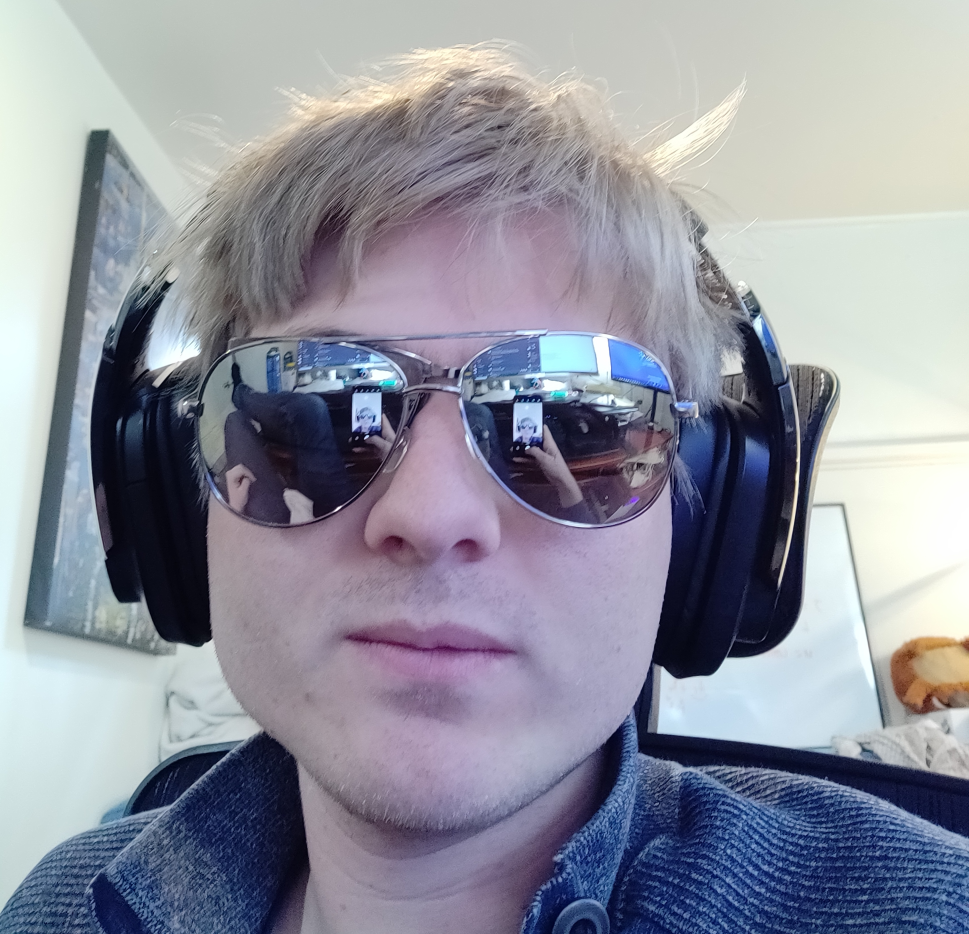
#> input picture aviatabors.jpg, 969 x 934 px
$ python svd_trial.py
#> lines starting #> are read from the running program, lines starting #| are printed output that depends on the picture
import cv2 # pyright: ignore[reportMissingImports]
import matplotlib.pyplot as plt
import numpy as np

img = 'aviatabors.jpg'
img_data = cv2.imread(img)
#> img_data is the input picture: shape (934, 969, 3); mean B, G, R 157.7, 145.4, 143.1

# Return the current image
def show_image(image, title:str, cmap):
    plt.imshow(image, cmap='gray')
    plt.title(title)
    plt.axis('off')
    plt.show()

# for color images / output
def svd_color(image, sv):
#> called with sv = 5
    B, G, R = cv2.split(image)
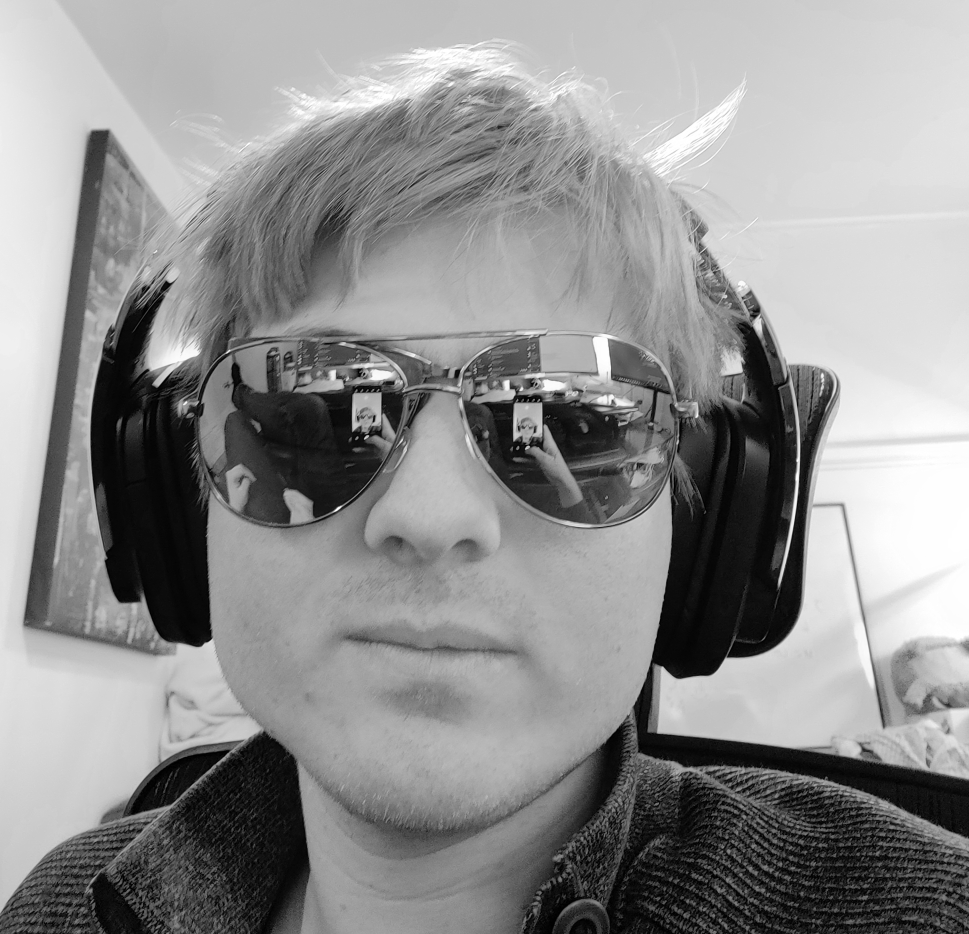
#> R: shape (934, 969); min 0, max 255, mean 143.1

    U_b, S_b, Vt_b = np.linalg.svd(B, full_matrices=False)
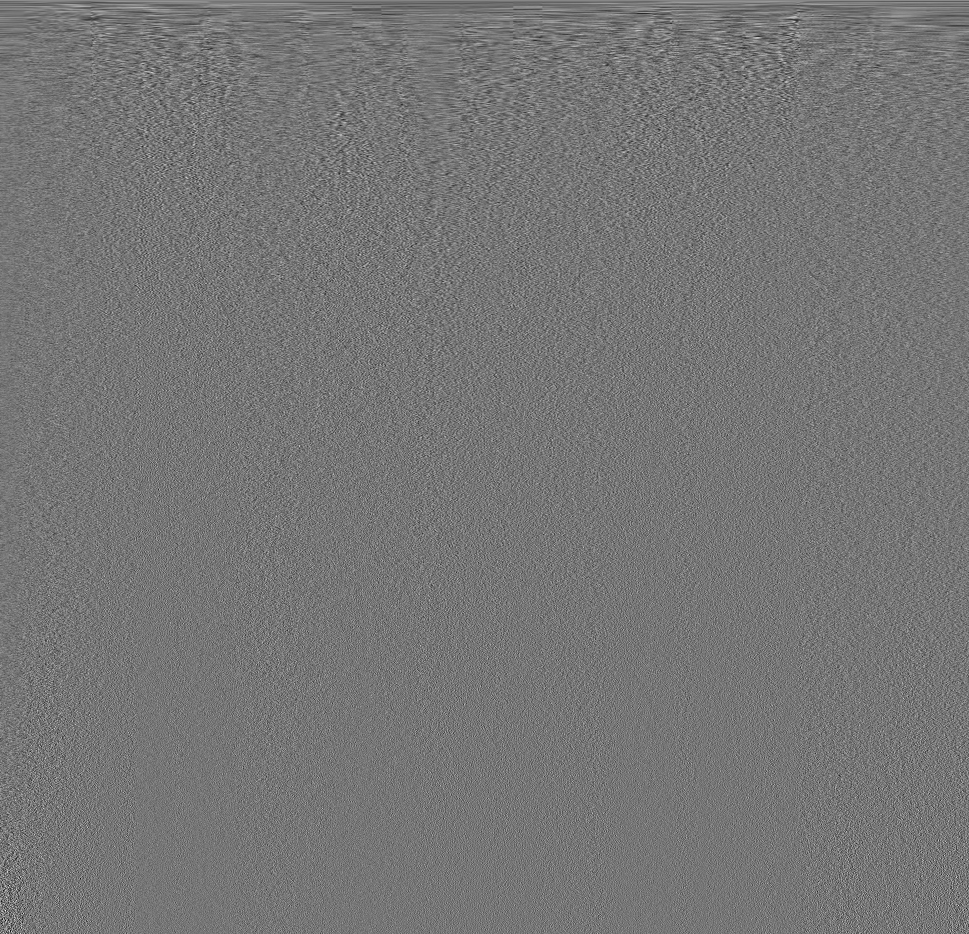
#> Vt_b: shape (934, 969) float64; min -0.218, max 0.252, mean 3.89e-05; drawn with min black and max white
#> S_b = 934 values, max 154034.7 at index 0, min 1.12 at index 933, mean 602.5
    U_g, S_g, Vt_g = np.linalg.svd(G, full_matrices=False)
#> S_g = 934 values, max 145994.8 at index 0, min 1.16 at index 933, mean 620.2
    U_r, S_r, Vt_r = np.linalg.svd(R, full_matrices=False)
#> S_r = 934 values, max 144095.4 at index 0, min 1.15 at index 933, mean 608.2

    R_comp = np.matrix(U_r[:, :sv]) * np.diag(S_r[:sv]) * np.matrix(Vt_r[:sv, :])
    G_comp = np.matrix(U_g[:, :sv]) * np.diag(S_g[:sv]) * np.matrix(Vt_g[:sv, :])
    B_comp = np.matrix(U_b[:, :sv]) * np.diag(S_b[:sv]) * np.matrix(Vt_b[:sv, :])
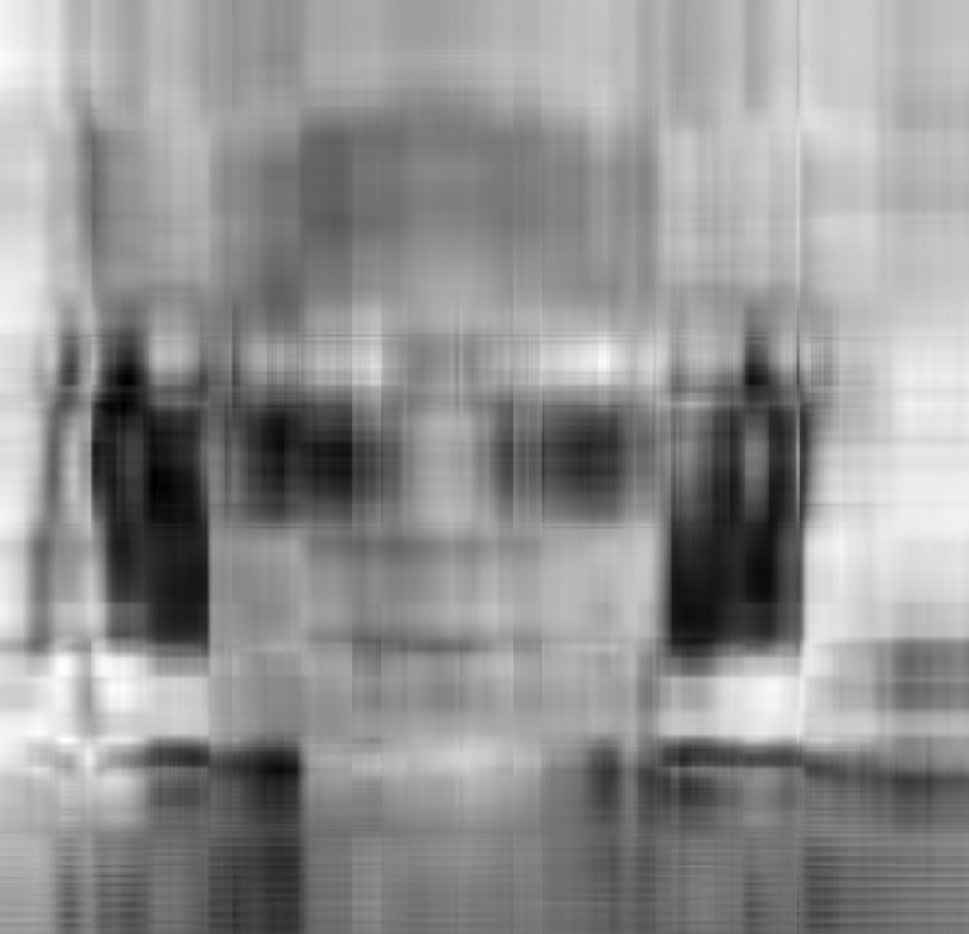
#> B_comp: shape (934, 969) float64; min -0.728, max 276.4, mean 157.7; drawn with min black and max white

    plt.subplot(1, 4, 1)
    plt.title('Red')
    plt.imshow(R_comp, cmap='Reds_r')
    plt.axis('off')

    plt.subplot(1, 4, 2)
    plt.imshow(B_comp, cmap='Blues_r')
    plt.title('Blue')
    plt.axis('off')

    plt.subplot(1, 4, 3)
    plt.imshow(G_comp, cmap='Greens_r')
    plt.title('Green')
    plt.axis('off')

    comp_full = cv2.merge([np.clip(R_comp, 1, 255), np.clip(G_comp, 1, 255), np.clip(B_comp, 1, 255)])
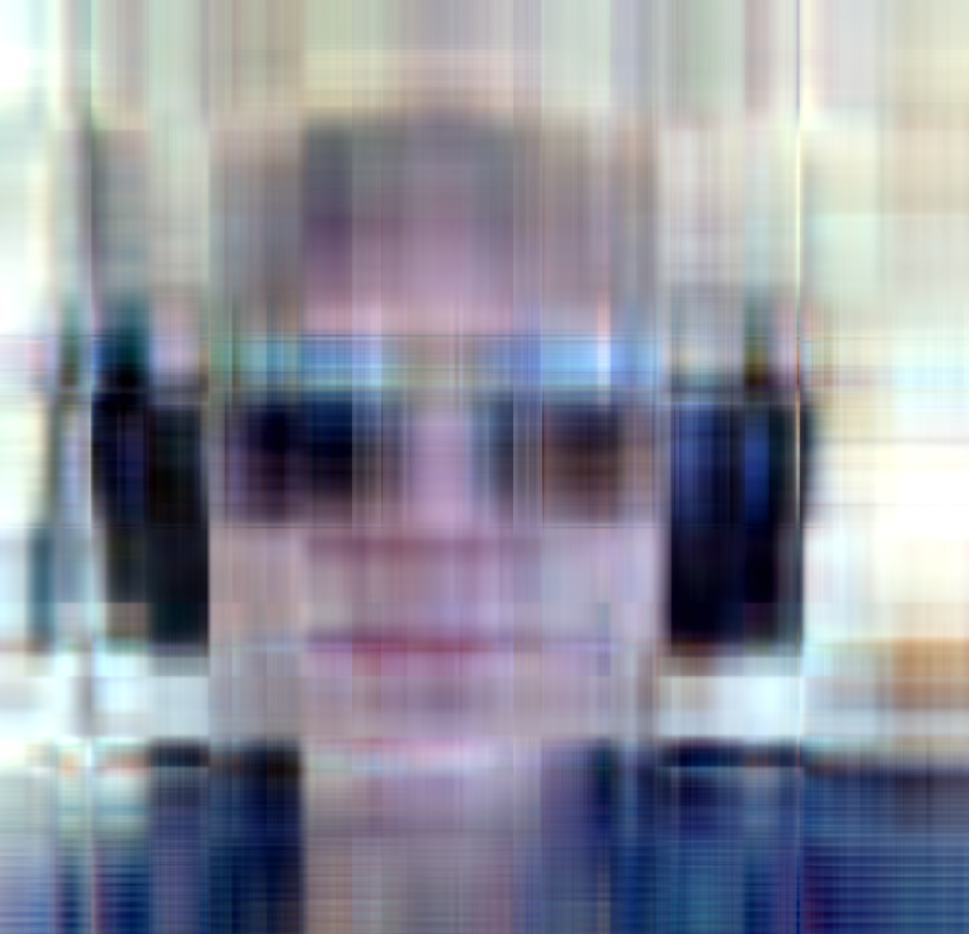
#> comp_full: shape (934, 969, 3) float64; mean R, G, B 143.1, 145.3, 157.6
    comp_full = comp_full.astype(np.uint8)

    plt.subplot(1, 4, 4)
    plt.imshow(comp_full)
    plt.title('RGB Compressed Image')
    plt.axis('off')
    plt.show()

# for grayscale images / output
def svd_gs(image, sv):
    img = cv2.imread(image, cv2.IMREAD_GRAYSCALE)
    U, S, Vt = np.linalg.svd(img, full_matrices=False)
    reconstructed_image = np.matrix(U[:,:sv]) * np.diag(S[:sv]) * np.matrix(Vt[:sv,:])
    plt.imshow(reconstructed_image, cmap='gray')
    plt.title('Reconstructed Image')
    plt.axis('off')
    plt.show()

svd_color(img_data, 5)

$ run again, with flowers.jpeg copied over aviatabors.jpg
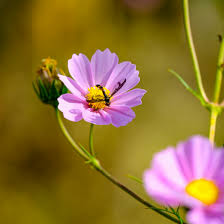
#> input picture flowers.jpeg, 224 x 224 px
#> img_data is the input picture: shape (224, 224, 3); mean B, G, R 52.1, 113.8, 142.6
#> S_b = 224 values, max 15839.5 at index 0, min 0.0109 at index 223, mean 342.1
#> S_g = 224 values, max 26092 at index 0, min 0.00988 at index 223, mean 288.8
#> in svd_color, `U_r, S_r, Vt_r = np.linalg.svd(R, full_matrices=False)`:
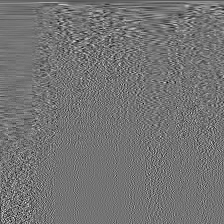
#> Vt_r: shape (224, 224) float64; min -0.362, max 0.433, mean -0.000345; drawn with min black and max white
#> S_r = 224 values, max 32683.8 at index 0, min 0.00212 at index 223, mean 341
#> in svd_color, `comp_full = cv2.merge([np.clip(R_comp, 1, 255), np.clip(G_comp, 1, 255..`:
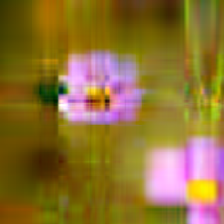
#> comp_full: shape (224, 224, 3) float64; mean R, G, B 142.5, 113.8, 52.5
